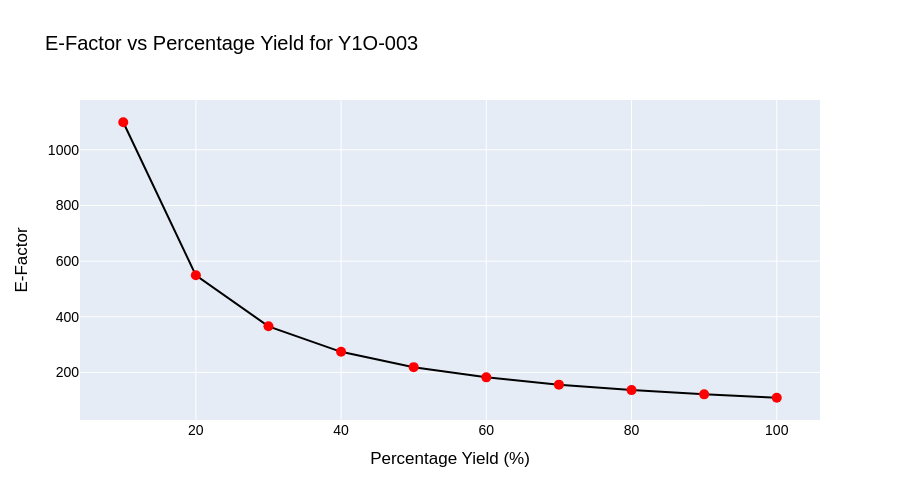

This figure's notebook cell:
### Code cell
#plots the e-factor line graph for reaction 3
plot_single_reaction(df_e_factor_values, "Y1O-003")

### Figure 1 — Plotly figure (JSON) as saved in the notebook; plotly's stock layout.template omitted (floating-point values rounded to 4 significant figures)
{"data": [{"hovertemplate": "Percentage Yield (%)=%{x}<br>E‑Factor=%{y}<extra></extra>", "legendgroup": "", "line": {"color": "black", "dash": "solid"}, "marker": {"color": ["#FF0000", "#FF0000", "#FF0000", "#FF0000", "#FF0000", "#FF0000", "#FF0000", "#FF0000", "#FF0000", "#FF0000"], "size": 10, "symbol": "circle"}, "mode": "lines+markers", "name": "", "orientation": "v", "showlegend": false, "type": "scatter", "x": [10, 20, 30, 40, 50, 60, 70, 80, 90, 100], "xaxis": "x", "y": [1099.0, 549.0, 365.7, 274.0, 219.0, 182.3, 156.1, 136.5, 121.2, 109.0], "yaxis": "y"}], "layout": {"font": {"color": "black", "family": "Arial", "size": 14}, "height": 500, "legend": {"tracegroupgap": 0}, "title": {"text": "E‑Factor vs Percentage Yield for Y1O-003"}, "xaxis": {"anchor": "y", "domain": [0, 1], "nticks": 10, "title": {"text": "Percentage Yield (%)"}}, "yaxis": {"anchor": "x", "domain": [0, 1], "nticks": 10, "title": {"text": "E‑Factor"}}}}
